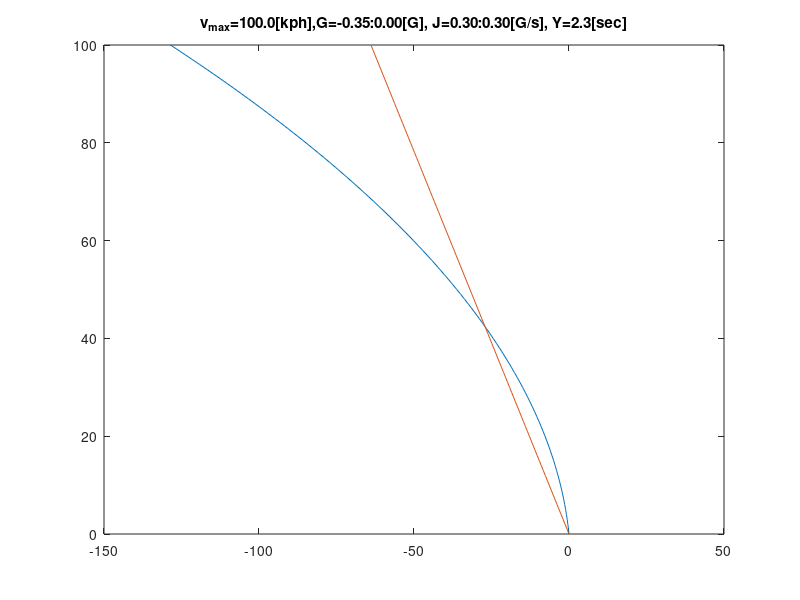
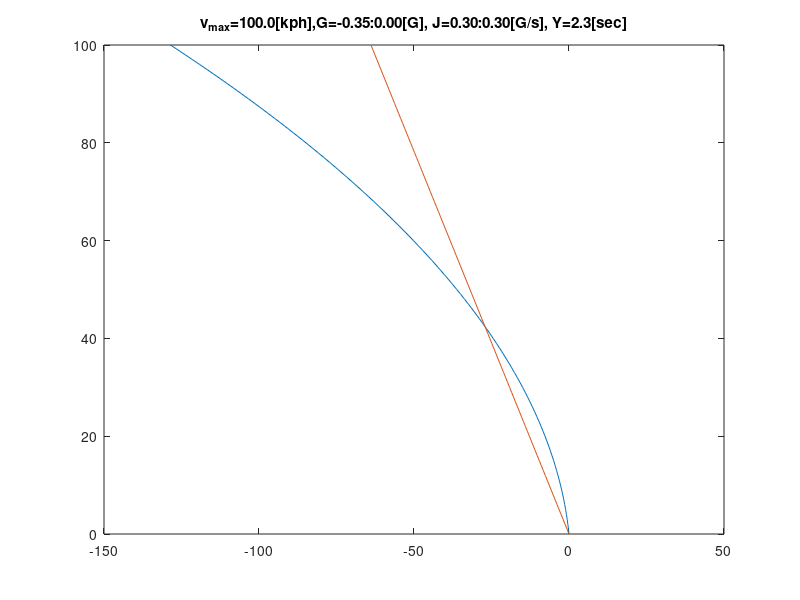
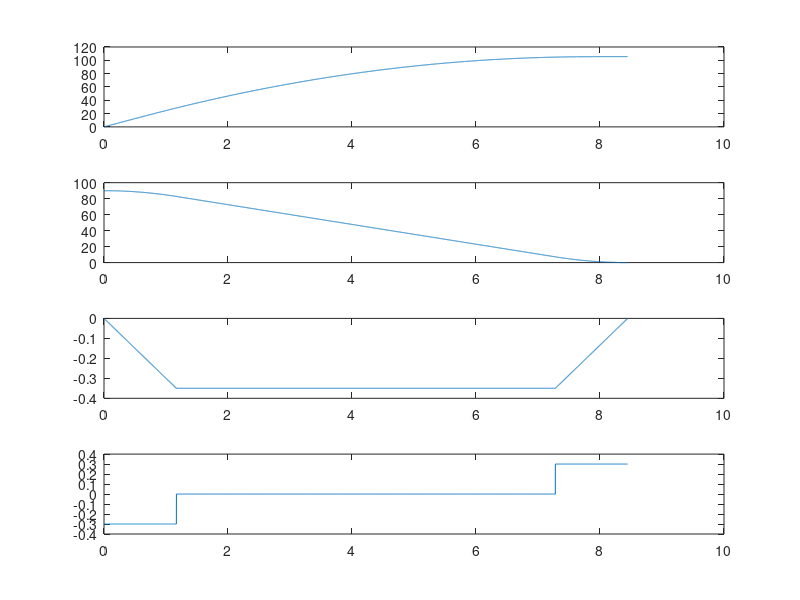

Write MATLAB code to recreate these figures, in order.
clf;
G=9.81;
DELTA_T=0.001;
MPS2KPH=3.6;
KPH2MPS=1/3.6;
a_max = 0.0*G;
a_min =-0.35*G;
j_max = 0.3*G;
j_min =-0.3*G;
YELLOW_TIME=2.3;

v0    =90*KPH2MPS;
hist_size=1000000;
hist=zeros(hist_size,6);

Ts=(a_min-a_max)/j_min;
Te=(0-a_min)/j_max;
ve=-a_min*Te-1/2*j_max*Te^2;


car.t=0;
car.x=0;
car.v=v0;
car.a=a_max;
car.j=j_min;


for i=1:hist_size
    
    %Save Previous car state
    prv_car=car;
    
    %SetTime
    car.t=(i-1)*DELTA_T;
    
    %Set History
    hist(i,1)=car.t;
    hist(i,2)=car.x;
    hist(i,3)=car.v;
    hist(i,4)=car.a;
    hist(i,5)=car.j;
        
    %
    if( car.t<Ts )
        car.j=j_min;
    elseif( car.v<ve )
        car.j=j_max;
        if( prv_car.j==0 )
            xe=xs+(vs^2-ve^2)/(-2*a_min)
            fprintf('xse=%f, car.x=%f\n',xe,car.x);    
        end
    else
        car.j=0;
        if( prv_car.j==j_min)
            disp car.x            
            Ts=(a_min-a_max)/j_min;            
            vs=v0+a_max*Ts+1/2*j_min*Ts^2;            
            xs=v0*Ts+1/2*a_max*Ts^2+1/6*j_min*Ts^3;
            fprintf('vs=%f, car.v=%f\n',vs,car.v);
            fprintf('xs=%f, car.x=%f\n',xs,car.x);
        end
    end    
    
    car.a=car.a+car.j*DELTA_T;
    car.v=car.v+car.a*DELTA_T;
    car.x=car.x+car.v*DELTA_T; 
    if( car.a>=0 && prv_car.a<0 )
        %xd=xe-1/2*a_min*Te^2-1/6*j_max*Te^3;
        xd=xe + ve*Te+1/2*a_min*Te^2+1/6*j_max*Te^3;
        fprintf('xd=%f, car.x=%f\n',xd,car.x);
        break;
    end
end
t_idx=i;
x_idx=1;
figure(1);
subplot(4,1,1);
plot( hist(1:t_idx,x_idx), hist(1:t_idx,2), '-' );
subplot(4,1,2);
plot( hist(1:t_idx,x_idx), hist(1:t_idx,3)*MPS2KPH, '-' );
subplot(4,1,3);
plot( hist(1:t_idx,x_idx), hist(1:t_idx,4)/G, '-' );
subplot(4,1,4);
plot( hist(1:t_idx,x_idx), hist(1:t_idx,5)/G, '-' );
car.x;

vd_size=101;
vd=zeros(vd_size,3);
once=1;
for i=1:vd_size
    v =(i-1);
    v0=v*KPH2MPS;
    Ts=(a_min-a_max)/j_min;
    Te=(0-a_min)/j_max;
    ve=-a_min*Te-1/2*j_max*Te^2;
    vs=v0+a_max*Ts+1/2*j_min*Ts^2;   
    db=-(v0*Ts+1/2*a_max*Ts^2+1/6*j_min*Ts^3+...
         +(vs^2-ve^2)/(-2*a_min)...
         +ve*Te+1/2*a_min*Te^2+1/6*j_max*Te^3);
    dy=-v0*YELLOW_TIME;
    vd(i,1)=db;
    vd(i,2)=v;
    vd(i,3)=dy;    
    if( once && v>5 && db < dy )
        once = 0;
    end
end
ttl=sprintf('v_{max}=%3.1f[kph],G=-%3.2f:%3.2f[G], J=%3.2f:%3.2f[G/s], Y=%2.1f[sec]',v,-a_min/G,a_max/G,-j_min/G,j_max/G,YELLOW_TIME)
fname=sprintf('Gm%3.2f_%3.2f_Jm%3.2f_%3.2f_Y%2.1f',-a_min/G,a_max/G,-j_min/G,j_max/G,YELLOW_TIME)
figure(2);
plot( vd(:,1), vd(:,2), '-' ,...
      vd(:,3), vd(:,2), '-' );
title(ttl);
saveas(2,[fname,'.eps'],'eps');
saveas(2,[fname,'.jpg'],'jpg');
  
  
  